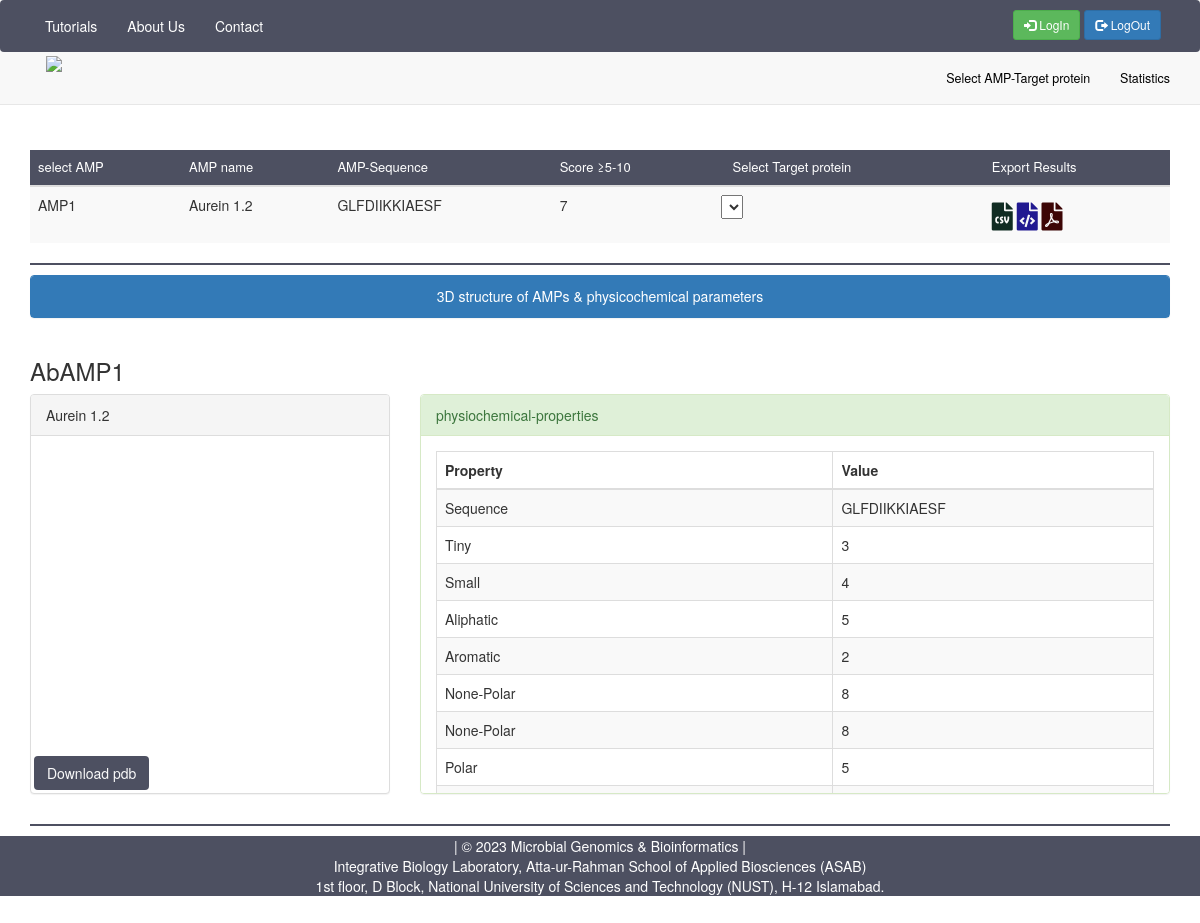
The page /1 on the database its author committed.
### abampdb/models.py (models this page shows, shortened)
class Proteins(models.Model):
    target_protein = models.ForeignKey(Targetproteins, on_delete=models.SET_NULL, null=True, blank=True)
    dock = models.ManyToManyField('Docks', related_name='dock')
    amp = models.CharField(("AMP"), max_length=1000)
    name = models.CharField(("Name"), max_length=1000)
    sequence = models.CharField(("Sequence"), max_length=1000)
    hemolytic_activity = models.FloatField(("HemolyticActivity"), null=True)
    mic_value = models.FloatField(("MICValue"), null=True)
    solubility = models.CharField(("Solubility"), max_length=1000)
    tiny = models.IntegerField(("Tiny"), null=True)
    small = models.IntegerField(("Small"), null=True)
    aliphatic = models.IntegerField(("Aliphatic"), null=True)
    aromatic = models.IntegerField(("Aromatic"), null=True)
    non_polar = models.IntegerField(("NonPolar"), null=True)
    polar = models.IntegerField(("Polar"), null=True)
    charged_aa = models.IntegerField(("ChargedAA"), null=True)
    basic = models.IntegerField(("Basic"), null=True)
    acidic = models.FloatField(("Acidic"), null=True)
    mol_weight_tiny = models.FloatField(("MolWeightTiny"), null=True)
    mol_weight_small = models.FloatField(("MolWeightSmall"), null=True)
    mol_weight_apliphatic = models.FloatField(("MolWeightAliphatic"), null=True)
    mol_weight_aromatic = models.FloatField(("MolWeightAromatic"), null=True)
    mol_weight_non_polar = models.FloatField(("MolWeightNonPolar"), null=True)
    mol_weight_polar = models.FloatField(("MolWeightPolar"), null=True)
    mol_weight_charged = models.FloatField(("MolWeightCharged"), null=True)
    mol_weight_basic = models.FloatField(("MolWeightBasic"), null=True)
    mol_weight_acidic = models.FloatField(("MolWeightAcidic"), null=True)
    molecular_weight = models.FloatField(("MolecularWeight"), null=True)
    length = models.IntegerField(("Length"), null=True)
    charge = models.FloatField(("Charge"), null=True)
    p_i = models.FloatField(("pI"), null=True)
    a_index = models.FloatField(("AIndex"), null=True)
    instaIndex = models.FloatField(("InstaIndex"), null=True)
    BomanIndex = models.FloatField(("BomanIndex"), null=True)
    hydrophobicity = models.FloatField(("Hydrophobicity"), null=True)
    hmoment_angle = models.FloatField(("HydrophobicMoment"), null=True)
    transmembrane = models.IntegerField(("Transmembrane"), null=True)
    extracellular = models.BooleanField(("Extracellular"), null=True)
    cytoplasmic = models.BooleanField(("Cytoplasmic"), null=True)
    hydrophobic_plots = models.FloatField(("HydrophobicPlots"), null=True)
    hydropathy_plots = models.FloatField(("HydropathyPlots"), null=True)
    disulfide_end = models.CharField(("disulphides"), max_length=1000)
    toxicity = models.CharField(("Toxicity"), max_length=1000, null=True)
    rmsf = models.FloatField(("RMSF"), null=True)
    flexibility = models.FloatField(("Flexibility"), null=True)
    score = models.IntegerField(("Score"), null=True)
    pdb_name = models.CharField(("PDBName"), max_length=1000)

### abampdb/views.py (the view)
# urls.py: path("<int:proteins_id>", views.protein, name='protein'),
def protein(request, proteins_id):
    protein = Proteins.objects.get(pk=proteins_id)
    target_protien = protein.target_protein.id
    protein_name = protein.amp[2:]
    dock = Docks.objects.filter(Q(targets=target_protien) &  Q(dock_1__icontains=f"_{protein_name}.pdb"))
    print("target_protien", target_protien)
    print("protein.amp[2:]", protein.amp[2:])
    print("dock", dock)
    return render(request, "abampdb/protein.html", {
        "protein": protein,
        "dock": dock,
    })

### abampdb/templates/abampdb/protein.html (shortened to what this page needs)
{% extends './base.html' %} {% block content %} {% load static %}
<head>
    <link rel="stylesheet" href="https://cdnjs.cloudflare.com/ajax/libs/OwlCarousel2/2.3.4/assets/owl.carousel.min.css"
    />
    <link rel="stylesheet" href="https://cdnjs.cloudflare.com/ajax/libs/OwlCarousel2/2.3.4/assets/owl.theme.default.min.css"
 />
    <link rel="stylesheet" href="https://cdnjs.cloudflare.com/ajax/libs/OwlCarousel2/2.3.4/assets/owl.carousel.min.css"
    />
    <link rel="stylesheet" href="https://cdnjs.cloudflare.com/ajax/libs/OwlCarousel2/2.3.4/assets/owl.theme.default.min.css"
 />
    <link rel="stylesheet" href="https://cdnjs.cloudflare.com/ajax/libs/font-awesome/4.7.0/css/font-awesome.min.css">
    <link rel="stylesheet" href="https://cdnjs.cloudflare.com/ajax/libs/font-awesome/5.15.3/css/all.min.css">
</head>
<table class="table table-striped w-auto">
    <thead style="background-color: #4D5061; color: white;" font-weight="normal" font-size="small">
        <tr>
            <th scope="col" style="font-size: small; font-weight: normal;">select AMP</th>
            <th scope="col" style="font-size: small; font-weight: normal;">AMP name</th>
            <th scope="col" style="font-size: small; font-weight: normal;">AMP-Sequence</th>
            <th scope="col" style="font-size: small; font-weight: normal;">Score ≥5-10</th>
            <th scope="col" style="font-size: small; font-weight: normal; padding-left: 20px;"> Select Target protein</th>
            <th scope="col" style="font-size: small; font-weight: normal;">Export Results</th>
        </tr>
    </thead>
    <tbody>
        <tr class="table-info">
            <td>AMP{{ protein.id }}</td>
            <td>{{ protein.name }}</td>
            <td>{{ protein.sequence }}</td>
            <td>{{ protein.score }}</td>
            <td>
                <select class="mySelect" name="dropdown" onchange="updateHiddenInput(this, {{ protein.id }})" required>
                            </select>
            </td>
            <td><button onclick="exportTableToCSV('table-data.csv')" style="background-color: #f9f9f9; font-size:28px; margin: 0; padding: 0;"><i class="fas fa-file-csv" style="color: rgb(17, 44, 35); margin-top: -10px;"></i></button>
                <button onclick="exportTableToXML('table-data.xml')" style="background-color: #f9f9f9; font-size: 28px; margin: 0; padding: 0;">
                    <i class="fas fa-file-code" style="color: rgb(34, 26, 145); margin-top: -10px;"></i>
                  </button>
                <button onclick="exportTableToPDF('table-data.pdf')" style="background-color: #f9f9f9; font-size: 28px; margin: 0; padding: 0;">
                    <i class="fas fa-file-pdf" style="color: rgb(61, 6, 6); margin-top: -10px;"></i>
                  </button>
            </td>
    </tbody>
</table>
<hr />
<body>
    <div class="row">
        <div class="col-md-12 col-sm-12 col-xs-20">
            <div class="panel panel-primary">
                <div class="panel-heading" align="center">
                    3D structure of AMPs & physicochemical parameters
                </div>
            </div>
        </div>
    </div>
    <h3>{{ protein.amp }}</h3>
    <div class="row">
        <div class="col-md-4 col-sm-4 col-xs-12">
            <div class="panel panel-default" style="height: 400px;">
                <div class="panel-heading">
                    {{ protein.name }}
                </div>
                <div>
                    <div id="container-01" class="mol-container"></div>
                    <div>
                        <a style="background-color: #4D5061; color: #f9f9f9; margin: 20px; margin-left: 3px;" role="button" href='/static/pdb/{{ protein.pdb_name }}' download='/static/pdb/{{ protein.pdb_name }}' class="btn btn-light text-dark ml-0">
                            Download pdb
                        </a></div>
                </div>
            </div>
        </div>
        <div class="col-md-8 col-sm-8 col-xs-12">
            <div class="panel panel-success" style="height: 400px;overflow: scroll;">
                <div class="panel-heading">
                    physiochemical-properties
                </div>
                <div class="panel-body">
                    <div class="table-responsive">
                        <table class="table table-striped table-bordered table-hover">
                            <thead>
                                <tr>
                                    <th>Property</th>
                                    <th>Value</th>
                                </tr>
                            </thead>
                            <tbody>
                                <tr>
                                    <td>Sequence</td>
                                    <td>{{ protein.sequence }}</td>
                                </tr>
                                <tr>
                                    <td>Tiny</td>
                                    <td>{{ protein.tiny }}</td>
                                </tr>
                                <tr>
                                    <td>Small</td>
                                    <td>{{ protein.small }}</td>
                                </tr>
                                <tr>
                                    <td>Aliphatic</td>
                                    <td>{{ protein.aliphatic }}</td>
                                </tr>
                                <tr>
                                    <td>Aromatic</td>
                                    <td>{{ protein.aromatic }}</td>
                                </tr>
                                <tr>
                                    <td>None-Polar</td>
                                    <td>{{ protein.non_polar }}</td>
                                </tr>
                                <tr>
                                    <td>None-Polar</td>
                                    <td>{{ protein.non_polar }}</td>
                                </tr>
                                <tr>
                                    <td>Polar</td>
                                    <td>{{ protein.polar }}</td>
                                </tr>
                                <tr>
                                    <td>Charged</td>
                                    <td>{{ protein.charged_aa }}</td>
                                </tr>
                            </tbody>
                        </table>
                    </div>
                </div>
            </div>
        </div>
    </div>
    <hr />
</body>
</html>
{% endblock %}

### abampdb/templates/abampdb/base.html (shortened to what this page needs)
<!DOCTYPE html>
<html lang="en">
{% load static %}
<link href="//maxcdn.bootstrapcdn.com/bootstrap/3.3.0/css/bootstrap.min.css" rel="stylesheet" id="bootstrap-css">
<nav class="navbar navbar-default navbar-doublerow navbar-trans navbar-fixed-top">
    <nav class="navbar navbar-top">
        <div class="container">
            <ul class="nav navbar-nav pull-left">
                <li>
                    <a class="nav-link" href=" {% url 'abampdb:tutorial' %} ">Tutorials</a></li>
                <li><a class="nav-link " href="{% url 'abampdb:about_us' %} ">About Us</a></li>
                <li><a class="nav-link " href="{% url 'abampdb:contact' %} ">Contact</a></li>
            </ul>
            <ul class="nav navbar-nav pull-right " style="padding:9px; ">
                <a href="{% url 'abampdb:login' %} " class="btn btn-sm btn-success "><span class="glyphicon glyphicon-log-in "></span> LogIn</a>
                <a href="{% url 'abampdb:logout' %} " class="btn btn-sm btn-primary "><span class="glyphicon glyphicon-log-out "></span> LogOut</a>
            </ul>
        </div>
    </nav>
    <nav class="navbar navbar-down ">
        <div class="container ">
            <div class="flex-container ">
                <div class="navbar-header flex-item ">
                    <a class="navbar-brand " href="{% url 'abampdb:index' %} ">
                        <img src="{% static 'img/logo.png' %} " width="120 ">
                    </a>
                </div>
                <div class="collapse navbar-collapse " id="navbar-collapse ">
                    <ul class="nav navbar-nav flex-item hidden-xs navbar-right ">
                        <li><a href="{% url 'abampdb:search' %} " data-toggle="tab">Select AMP-Target protein</a></li>
                        <li><a href="{% url 'abampdb:stats' %} " data-toggle="tab">Statistics</a></li>
                    </ul>
                </div>
            </div>
        </div>
    </nav>
</nav>
<div class="container ">
    {% block content %} {% endblock %}
<section>
    <div>
        <footer class="footer" style="margin: 0; padding: 0; padding-bottom: 0; margin-top: 0; ">
            <p> | &copy; 2023 Microbial Genomics & Bioinformatics |<br> Integrative Biology Laboratory, Atta-ur-Rahman School of Applied Biosciences (ASAB) <br>1st floor, D Block, National University of Sciences and Technology (NUST), H-12 Islamabad.
            </p>
        </footer>
    </div>
</section>

### abampdb/templates/abampdb/base.html (style rules this page uses)
.navbar-top { background: #4D5061; border-bottom: 4px solid #60B078; color: #FFF; color: rgb(255, 255, 255); }
.nav-link { color: white; }
.navbar-doublerow>.navbar { display: block; padding: 0px auto; margin: 0px auto; min-height: 25px; }
.navbar-doublerow .navbar-top ul>li:first-child>a { color: #fff; }
.navbar-doublerow .navbar-top ul>li:nth-child(2)>a { color: #fff; }
.navbar-doublerow .navbar-top ul>li:nth-child(3)>a { color: #fff; }
.navbar-doublerow .navbar-down .navbar-brand { padding: 0px auto; float: left; color: #60B078; font-size: 30px; }
.navbar-doublerow .navbar-down ul>li>a { font-size: 12.5px; color: #000; }
.navbar-brand { position: absolute; left: 10%; margin-top: -12px; transform: translateX(-50%); }
.footer { position: relative; bottom: 0; width: 100%; height: 50%; background-color: #4D5061; color: white; font-size: 14px; padding: 10px; text-align: center; }

### abampdb/templates/abampdb/protein.html (style rules this page uses)
hr { border: 1px solid #4D5061; margin: 10px 0; }
#container-01 { width: 90%; height: 300px; position: relative; left: 10px; top: 10px; bottom: 50px; }
a:link { text-decoration: none; }
body { padding-top: 150px; }
button { background-color: #4B6887; color: white; border: none; padding: 10px 20px; text-align: center; text-decoration: none; display: inline-block; font-size: 16px; margin: 4px 2px; cursor: pointer; }

### rows shown on the page
Proteins: id "1", name "Aurein 1.2", sequence "GLFDIIKKIAESF", score "7", amp "AbAMP1", tiny "3", small "4", aliphatic "5", aromatic "2", non_polar "8", polar "5"
